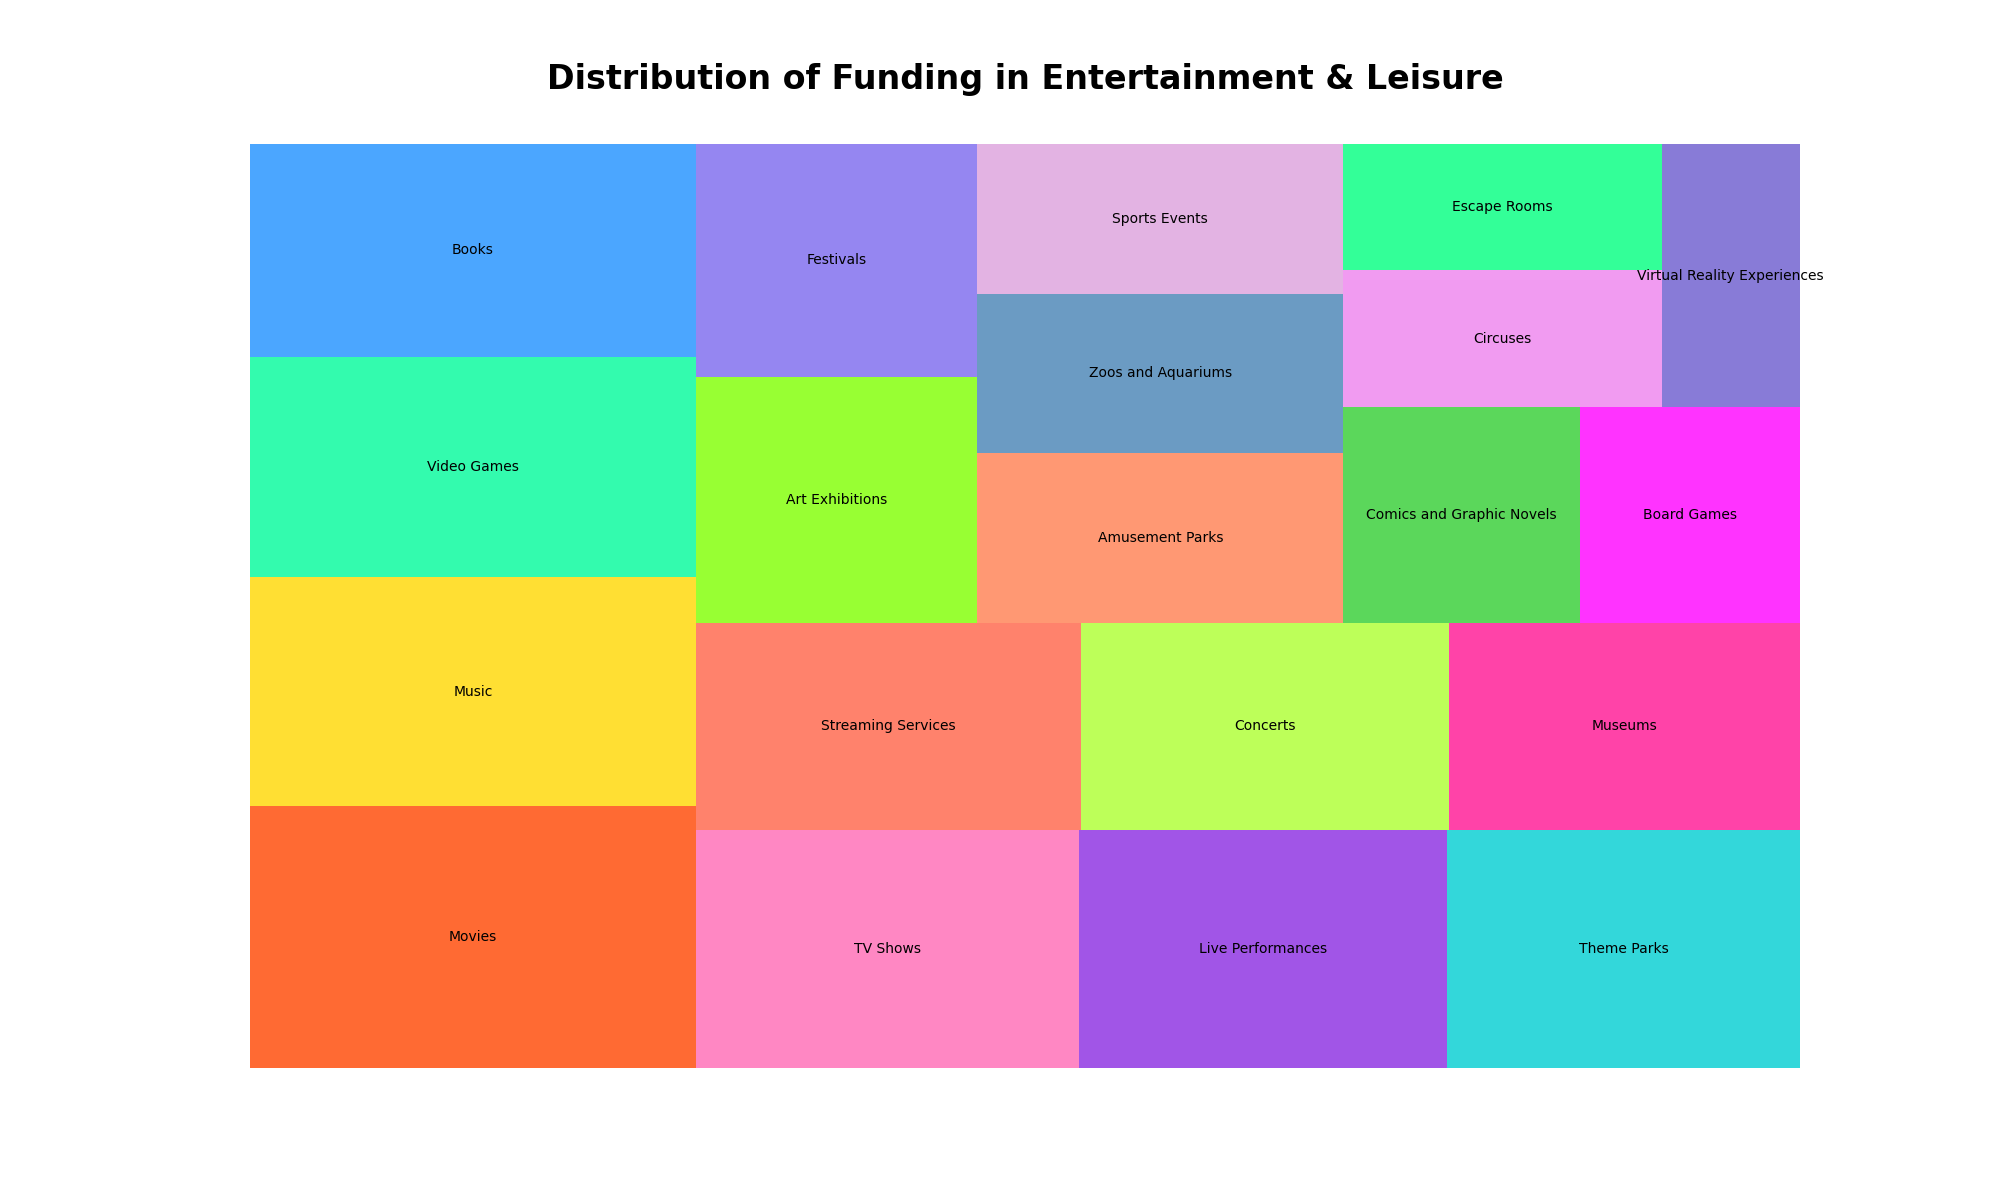

The script that drew this image:

import seaborn as sns
import pandas as pd
import matplotlib.pyplot as plt
import squarify  # pip install squarify (algorithm for treemap)

# Create the dataframe
df = pd.DataFrame({
    'Field': ['Movies', 'Music', 'Video Games', 'Books', 'TV Shows', 'Live Performances', 'Theme Parks', 
              'Streaming Services', 'Concerts', 'Museums', 'Art Exhibitions', 'Festivals', 'Amusement Parks', 
              'Zoos and Aquariums', 'Sports Events', 'Comics and Graphic Novels', 'Board Games', 'Circuses', 
              'Escape Rooms', 'Virtual Reality Experiences'],
    'Funding': [320, 280, 270, 260, 250, 240, 230, 220, 210, 200, 190, 180, 170, 160, 150, 140, 130, 120, 110, 100]
})

# Custom colors for the treemap
colors = ['#FF4500', '#FFD700', '#00FA9A', '#1E90FF', '#FF69B4', '#8A2BE2', '#00CED1', '#FF6347', '#ADFF2F', '#FF1493',
          '#7FFF00', '#7B68EE', '#FF7F50', '#4682B4', '#DDA0DD', '#32CD32', '#FF00FF', '#EE82EE', '#00FF7F', '#6A5ACD']

# Create a figure and a set of subplots
plt.figure(figsize=(20, 12))

# Using squarify to plot the treemap
squarify.plot(sizes=df['Funding'], label=df['Field'], color=colors, alpha=0.8)

plt.title("Distribution of Funding in Entertainment & Leisure", fontsize=24, fontweight='bold', y=1.05)
plt.axis('off')  # Disable the axis

plt.show()
